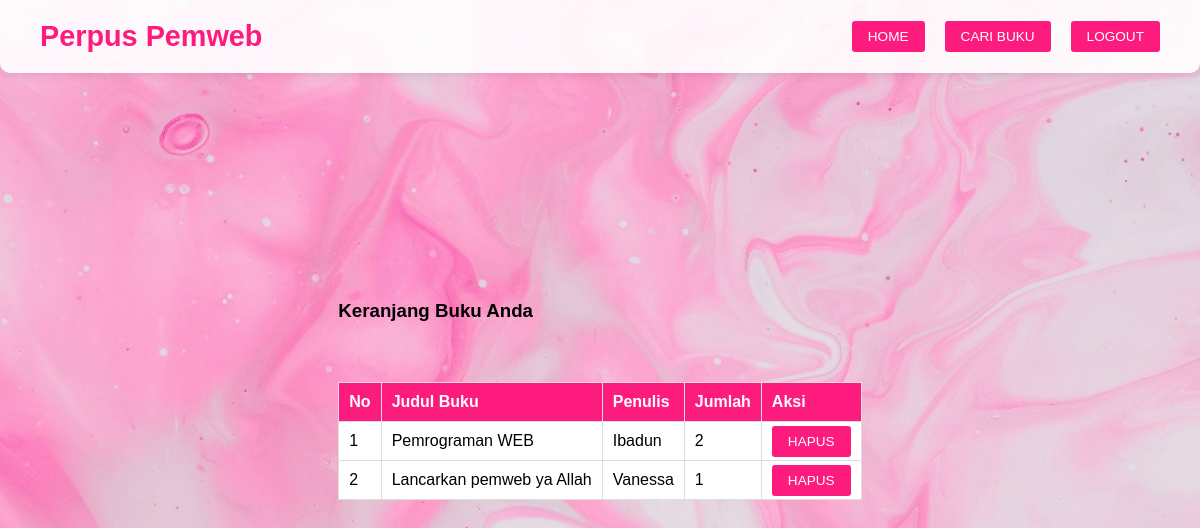
The app's page /keranjang.php (signed in) with its own data.
### tables this page shows
CREATE TABLE `keranjang` (
  `id` int(11) NOT NULL,
  `user_id` int(11) NOT NULL,
  `book_id` int(11) NOT NULL,
  `quantity` int(11) DEFAULT 1
);

CREATE TABLE `buku` (
  `id` int(11) NOT NULL,
  `judul` varchar(255) NOT NULL,
  `penulis` varchar(255) NOT NULL,
  `tahun_terbit` year(4) NOT NULL,
  `genre` varchar(100) DEFAULT NULL,
  `stok` int(11) NOT NULL DEFAULT 0
);

### keranjang.php (the view, shortened to what this page needs)
<?php
$host = 'localhost';
$user = 'root';
$password = '';
$dbname = 'perpuspemweb';
$conn = new mysqli($host, $user, $password, $dbname);
$username = $_SESSION['username'];
$sql_user = "SELECT id FROM users WHERE username = ?";
$stmt_user = $conn->prepare($sql_user);
$stmt_user->bind_param("s", $username);
$stmt_user->execute();
$user_result = $stmt_user->get_result();
$user = $user_result->fetch_assoc();
$user_id = $user['id'];
$sql = "SELECT k.id, b.judul, b.penulis, k.quantity
        FROM keranjang k
        JOIN buku b ON k.book_id = b.id
        WHERE k.user_id = ?";
$stmt = $conn->prepare($sql);
$stmt->bind_param("i", $user_id);
$stmt->execute();
$result = $stmt->get_result();
?>
<!DOCTYPE html>
<html lang="en">
<head>
</head>
<body>
<div class="navbar">
    <h2>Perpus Pemweb</h2>
    <nav>
        <a href="dashboard.php" class="btn">Home</a>
        <a href="buku.php" class="btn">Cari Buku</a>
        <a href="logout.php" class="btn">Logout</a>
    </nav>
</div>
<div class="form">
    <h3>Keranjang Buku Anda</h3>
    <?php if ($result->num_rows == 0): ?>
        <p>Keranjang Anda kosong.</p>
    <?php else: ?>
        <table>
            <thead>
                <tr>
                    <th>No</th>
                    <th>Judul Buku</th>
                    <th>Penulis</th>
                    <th>Jumlah</th>
                    <th>Aksi</th>
                </tr>
            </thead>
            <tbody>
                <?php
                $no = 1;
                while ($row = $result->fetch_assoc()):
                ?>
                <tr>
                    <td><?php echo $no++; ?></td>
                    <td><?php echo htmlspecialchars($row['judul']); ?></td>
                    <td><?php echo htmlspecialchars($row['penulis']); ?></td>
                    <td><?php echo $row['quantity']; ?></td>
                    <td>
                        <a href="keranjang.php?hapus=<?php echo $row['id']; ?>" class="btn">Hapus</a>
                    </td>
                </tr>
                <?php endwhile; ?>
            </tbody>
        </table>
    <?php endif; ?>
</div>
</body>
</html>

### keranjang.php (style rules this page uses)
* { margin: 0; padding: 0; box-sizing: border-box; }
body { font-family: "Poppins", sans-serif; background-image: url('images/background.jpg'); background-size: cover; background-position: center; background-repeat: no-repeat; height: 100vh; display: flex; justify-content: center; align-items: center; margin: 0; }
.navbar { background-color: rgba(255, 255, 255, 0.9); padding: 20px 40px; border-radius: 0 0 10px 10px; box-shadow: 0 2px 10px rgba(0, 0, 0, 0.1); display: flex; justify-content: space-between; align-items: center; position: fixed; top: 0; left: 0; right: 0; z-index: 1000; }
.navbar h2 { color: #fd1b7d; margin: 0; font-size: 1.8rem; font-weight: 600; }
.navbar nav { display: flex; gap: 20px; }
table { width: 100%; border-collapse: collapse; margin-top: 60px; background-color: #fff; }
table, th, td { border: 1px solid #ddd; }
th, td { padding: 10px; text-align: left; }
th { background-color: #fd1b7d; color: white; }
.btn { padding: 8px 16px; font-size: 0.85rem; background-color: #fd1b7d; color: white; border: none; border-radius: 3px; cursor: pointer; text-transform: uppercase; text-decoration: none; transition: background-color 0.3s ease; font-weight: 500; }

### records on screen
keranjang: book.judul "Pemrograman WEB", book.penulis "Ibadun", quantity "2"
keranjang: book.judul "Lancarkan pemweb ya Allah", book.penulis "Vanessa", quantity "1"
